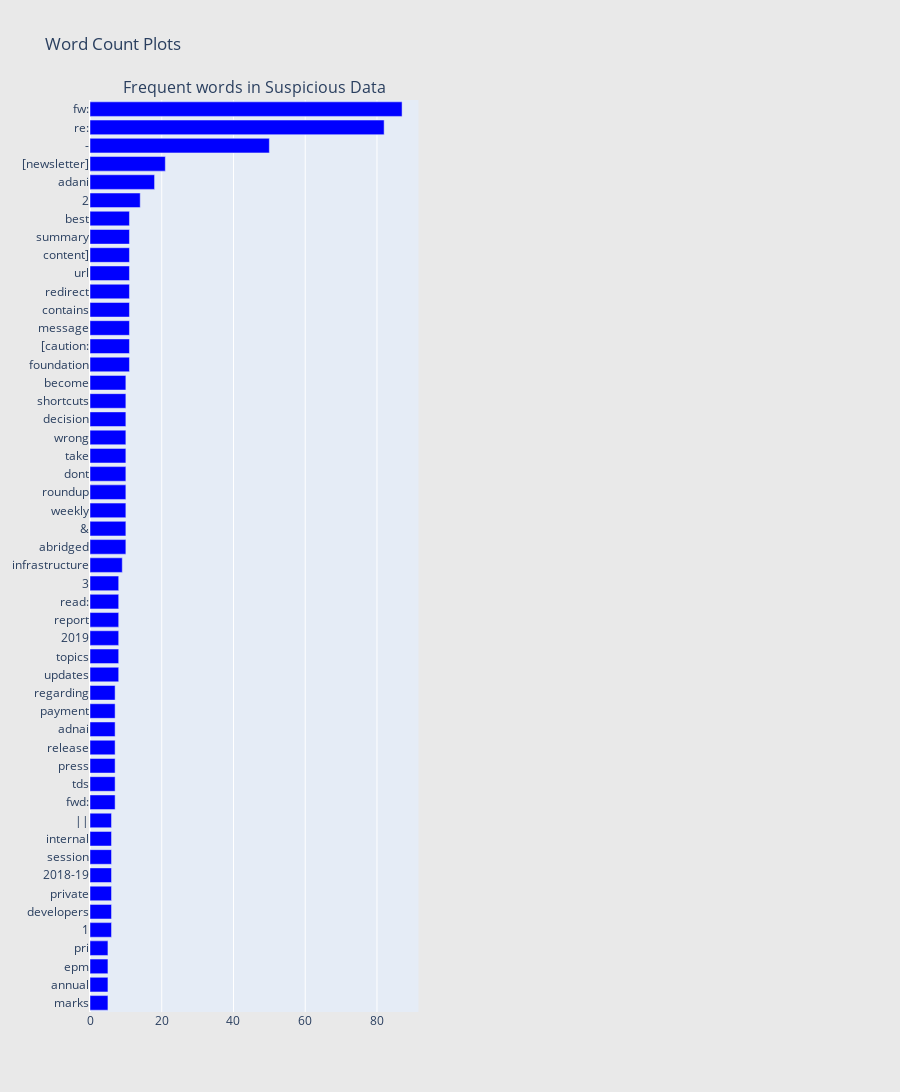

Write notebook code for a chart like this one.
### Code cell
from collections import defaultdict
sus_df = suspecious_email_lst[suspecious_email_lst["category"]=="Suspecious"]


def generate_ngrams(text, n_gram=1):
    token = [token for token in text.lower().split(" ") if token != "" if token not in STOPWORDS]
    ngrams = zip(*[token[i:] for i in range(n_gram)])
    return [" ".join(ngram) for ngram in ngrams]


def horizontal_bar_chart(df, color):
    trace = go.Bar(
        y=df["word"].values[::-1],
        x=df["wordcount"].values[::-1],
        showlegend=False,
        orientation = 'h',
        marker=dict(
            color=color,
        ),
    )
    return trace

freq_dict = defaultdict(int)
for sent in sus_df["subject"]:
    for word in generate_ngrams(sent):
        freq_dict[word] += 1
fd_sorted = pd.DataFrame(sorted(freq_dict.items(), key=lambda x: x[1])[::-1])
fd_sorted.columns = ["word", "wordcount"]
trace1 = horizontal_bar_chart(fd_sorted.head(50), 'blue')

# Creating two subplots
fig = tools.make_subplots(rows=1, cols=2, vertical_spacing=0.04,
                          subplot_titles=["Frequent words in Suspicious Data"])
fig.append_trace(trace1, 1, 1)
fig['layout'].update(height=1200, width=900, paper_bgcolor='rgb(233,233,233)', title="Word Count Plots")
py.iplot(fig, filename='word-plots')

### Figure 1 — Plotly figure (JSON) as saved in the notebook; plotly's stock layout.template omitted (floating-point values rounded to 4 significant figures)
{"data": [{"marker": {"color": "blue"}, "orientation": "h", "showlegend": false, "type": "bar", "x": [5, 5, 5, 5, 6, 6, 6, 6, 6, 6, 6, 7, 7, 7, 7, 7, 7, 7, 8, 8, 8, 8, 8, 8, 9, 10, 10, 10, 10, 10, 10, 10, 10, 10, 10, 11, 11, 11, 11, 11, 11, 11, 11, 11, 14, 18, 21, 50, 82, 87], "xaxis": "x", "y": ["marks", "annual", "epm", "pri", "1", "developers", "private", "2018-19", "session", "internal", "||", "fwd:", "tds", "press", "release", "adnai", "payment", "regarding", "updates", "topics", "2019", "report", "read:", "3", "infrastructure", "abridged", "&", "weekly", "roundup", "dont", "take", "wrong", "decision", "shortcuts", "become", "foundation", "[caution:", "message", "contains", "redirect", "url", "content]", "summary", "best", "2", "adani", "[newsletter]", "-", "re:", "fw:"], "yaxis": "y"}], "layout": {"annotations": [{"font": {"size": 16}, "showarrow": false, "text": "Frequent words in Suspicious Data", "x": 0.225, "xanchor": "center", "xref": "paper", "y": 1, "yanchor": "bottom", "yref": "paper"}], "height": 1200, "paper_bgcolor": "rgb(233,233,233)", "title": {"text": "Word Count Plots"}, "width": 900, "xaxis": {"anchor": "y", "domain": [0, 0.45]}, "xaxis2": {"anchor": "y2", "domain": [0.55, 1]}, "yaxis": {"anchor": "x", "domain": [0, 1]}, "yaxis2": {"anchor": "x2", "domain": [0, 1]}}}
